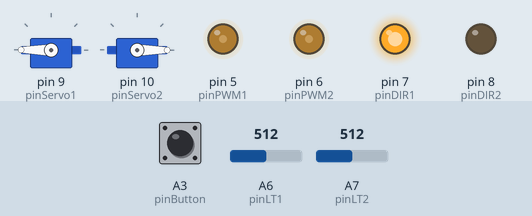
This sketch was run on a simulated Arduino Nano, built with avr-gcc and run on an emulated ATmega328P. Parts: 2 × servo, output pins drawn as LEDs (lit = HIGH). The test bench sets the inputs (shaded band); at power-on: A6 (pinLT1) = 512, A7 (pinLT2) = 512, A3 (pinButton) LOW.

Above: at 1.5 s.
1.6 s: A6 (pinLT1) set to 753
3.1 s: A6 (pinLT1) set to 780
At 3.7 s:
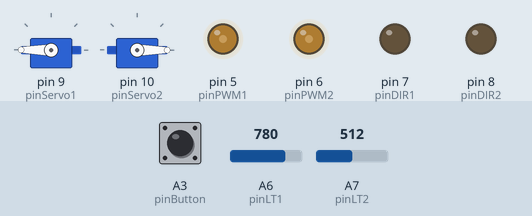
4.6 s: A6 (pinLT1) set to 716
At 5.8 s:
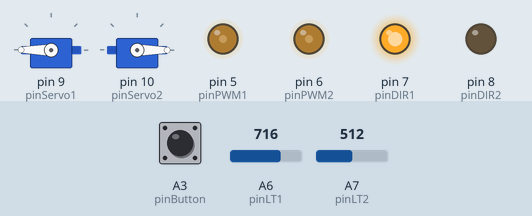
6.1 s: A7 (pinLT2) set to 752
7.6 s: A7 (pinLT2) set to 782
At 8.3 s:
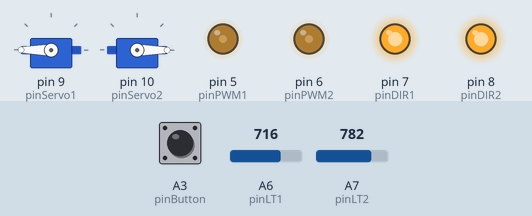
9.1 s: A7 (pinLT2) set to 716
At 9.4 s:
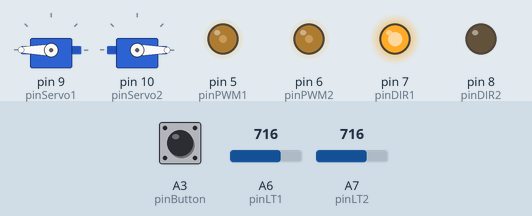
Timing chart, 0 to 11.6 s (numbered marks = the images above; inputs shaded):
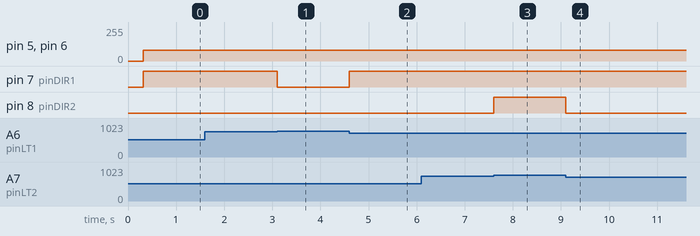

Measured:
- the behaviour switches between 770 and 771 on A6 (pinLT1) (found by bisection; images 0 and 1)
- the behaviour switches between 770 and 771 on A7 (pinLT2) (found by bisection; images 2 and 3)
- after the input at 1.6 s, every drawn part: stays the same
- after the input at 3.1 s, pin 7 (pinDIR1): HIGH → LOW at once
- after the input at 4.6 s, pin 7 (pinDIR1): LOW → HIGH at once
- after the input at 6.1 s, every drawn part: stays the same
- after the input at 7.6 s, pin 8 (pinDIR2): LOW → HIGH at once
- after the input at 9.1 s, pin 8 (pinDIR2): HIGH → LOW at once

The sketch:

Jellibi-AGV-06-01-LineTracing-Basic.ino
```cpp
////////////////////  버튼 핀 번호

#define pinButton     A3 // 버턴 핀 번호

////////////////////  AGV 리프터(Lifter) 서보 모터 제어

#include <Servo.h>

#define pinServo1   9   // 좌상/우하 서보 모터 (리프터1)
#define pinServo2   10  // 좌하/우상 서보 모터 (리프터2)

Servo servo1;   // 리프터1용 서보 모터 인스턴스 선언
Servo servo2;   // 리프터2용 서보 모터 인스턴스 선언

void  LifterDown()
{
  servo1.attach( pinServo1 ); // 서보1 연결
  servo2.attach( pinServo2 ); // 서보2 연결
  delay( 10 );

  servo1.write( 180 ); // 리프터1 아래로 내림
  servo2.write( 0 );   // 리프터2 아래로 내림
  delay( 300 );

  servo1.detach(); // 서보1 연결 해제
  servo2.detach(); // 서보2 연결 해제
  delay( 10 );
}

//////////////  바닥의 라인트레이스 IR센서

#define pinLT1  A6 // 1번(왼쪽) IR센서 연결 핀
#define pinLT2  A7 // 2번(오른쪽) IR센서 연결 핀

// 색상 판단: White=[0..410] .. 560 .. [710..1023]=Black
#define LT_AJDUST       60  // 현재 젤리비의 센서 측정 조정값
#define LT_MAX_WHITE   410 + LT_AJDUST // 흰색으로 판단하는 최대값
#define LT_MID_VALUE   560 + LT_AJDUST // 흑백 판단 경계값(중간값)
#define LT_MIN_BLACK   710 + LT_AJDUST // 검은색으로 판단하는 최소값

////////////////////  모터 1번(왼쪽)과 2번(오른쪽)

#define pinDIR1   7 // 1번(왼쪽)모터 방향 지정용 연결 핀
#define pinPWM1   5 // 1번(왼쪽)모터 속력 지정용 연결 핀

#define pinDIR2   8 // 2번(오른쪽)모터 방향 지정용 연결 핀
#define pinPWM2   6 // 2번(오른쪽)모터 속력 지정용 연결 핀

////////////////////  모터 회전 동작

#define FORWARD   0 // 전진 방향
#define BACKWARD  1 // 후진 방향

void  drive(int dir1, int power1, int dir2, int power2)
{
  boolean dirHighLow1, dirHighLow2;

  if(dir1 == FORWARD)  // 1번(왼쪽)모터 방향
    dirHighLow1 = HIGH;
  else // BACKWARD
    dirHighLow1 = LOW;

  if(dir2 == FORWARD)  // 2번(오른쪽)모터
    dirHighLow2 = LOW;
  else // BACKWARD
    dirHighLow2 = HIGH;

  digitalWrite(pinDIR1, dirHighLow1);
  analogWrite(pinPWM1, power1);

  digitalWrite(pinDIR2, dirHighLow2);
  analogWrite(pinPWM2, power2);
}

void  Forward( int power )  // 전진
{
  drive(FORWARD, power, FORWARD, power);
}

void  Backward( int power )  // 후진
{
  drive(BACKWARD, power, BACKWARD, power);
}

void  TurnLeft( int power )  // 좌회전
{
  drive(BACKWARD, power, FORWARD, power);
}

void  TurnRight( int power )  // 우회전
{
  drive(FORWARD, power, BACKWARD, power);
}

void Stop()  // 정지
{
  analogWrite(pinPWM1, 0);
  analogWrite(pinPWM2, 0);
}

////////////////////  메인 프로그램 (setup & loop)

void  setup()
{
  // 모터 제어 핀들을 모두 출력용으로 설정
  pinMode( pinDIR1, OUTPUT ); // 1번(왼쪽)모터 방향 핀
  pinMode( pinPWM1, OUTPUT ); // 1번(왼쪽)모터 속력 핀
  pinMode( pinDIR2, OUTPUT ); // 2번(오른쪽)모터 방향 핀
  pinMode( pinPWM2, OUTPUT ); // 2번(오른쪽)모터 속력 핀

  LifterDown();  // 리프터를 아래로 내림

  while( digitalRead(pinButton) ) // 버튼이 안눌려졌으며
    delay( 10 );  // 버튼이 눌려질때까지 계속 대기 반복
}


int Power = 80;  // 기본 속력 (약간 느리게)

void  loop()
{
  int v1 = analogRead( pinLT1 );
  int v2 = analogRead( pinLT2 );

  if( (LT_MIN_BLACK < v1) && (LT_MIN_BLACK < v2) )
  {
    Stop(); // 양쪽 IR센서 모두 검정색 (= 정지선)

    while( digitalRead(pinButton) ) // 버튼이 안눌려졌으며
      delay( 10 );  // 버튼이 눌려질때까지 계속 대기 반복

    Forward( Power ); // 직진 출발
    delay( 300 ); // 0.3초 동안은 무조건 직진 (정지선 통과)
  }
  else if( v1 > LT_MIN_BLACK )  // 왼쪽(IR1)만 검정
  {
    TurnLeft( Power ); // 좌회전
  }
  else if( v2 > LT_MIN_BLACK )  // 오른쪽(IR2)만 검정
  {
    TurnRight( Power ); // 우회전
  }
  else  // 양쪽 모두 흰색
  {
    Forward( Power ); // 전진
  }
}
```
